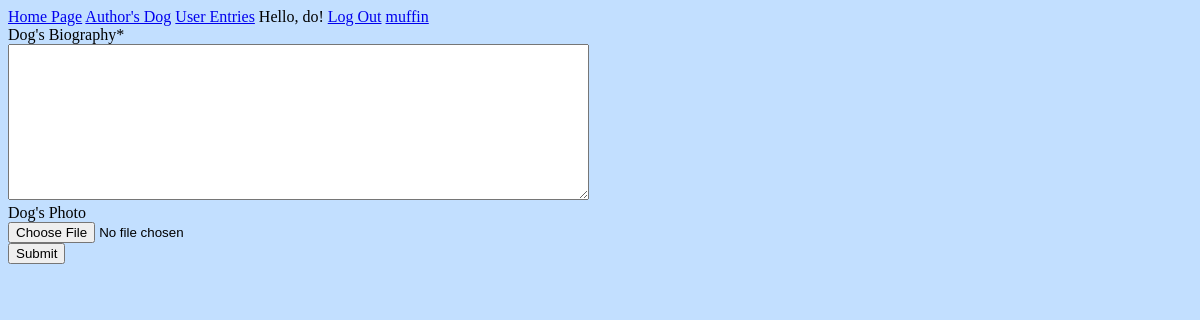
The app's page /write_about_dog/1/ (signed in), older data.
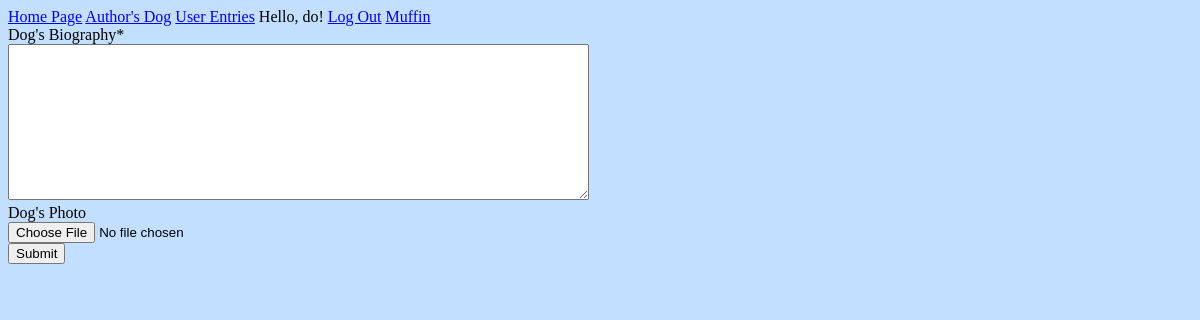
The same page, newer data.
### test_dog_app/models.py (models this page shows)
class DogName(models.Model):
    owner = models.ForeignKey(User, on_delete=models.CASCADE)
    name = models.CharField(max_length=70)
    def __str__(self):
        return self.name

### test_dog_app/views.py (the view, shortened to what this page needs)
# urls.py: path('write_about_dog/<int:dog_id>/', views.write_about_dog, name='write_about_dog'),
@login_required
def write_about_dog(request, dog_id):
    dog = DogName.objects.get(id=dog_id)
    if dog.owner != request.user:
        raise Http404
    if request.method != 'POST':
        form = EntryForm()
    content = {'form': form, 'dog': dog}
    return render(request, 'write_about_dog.html', content)

### test_dog_app/forms.py
class EntryForm(forms.ModelForm):
    class Meta:
        model = Entry
        fields = ['bio_entry', 'dog_photo']
        labels = {'bio_entry': 'Dog\'s Biography', 'dog_photo': 'Dog\'s Photo'}
        widgets = {'bio_entry': forms.Textarea(attrs={'cols':70})}

### test_dog_app/templates/write_about_dog.html (shortened to what this page needs)
{% extends 'base.html' %}
{% load crispy_forms_filters  %}
{% block content %}
    <a href="{% url 'test_dog_app:user_private_entries' dog.id %}"> {{ dog }}</a>
    <form action="{% url 'test_dog_app:write_about_dog' dog.id %}" enctype="multipart/form-data" method = post>
        {{ form | crispy }}
    <button name="submit">
        Submit
    </button>
    </form>
{% endblock content %}

Row changes from the older to the newer data that the page shows:
changed DogName: name "muffin" → "Muffin"
